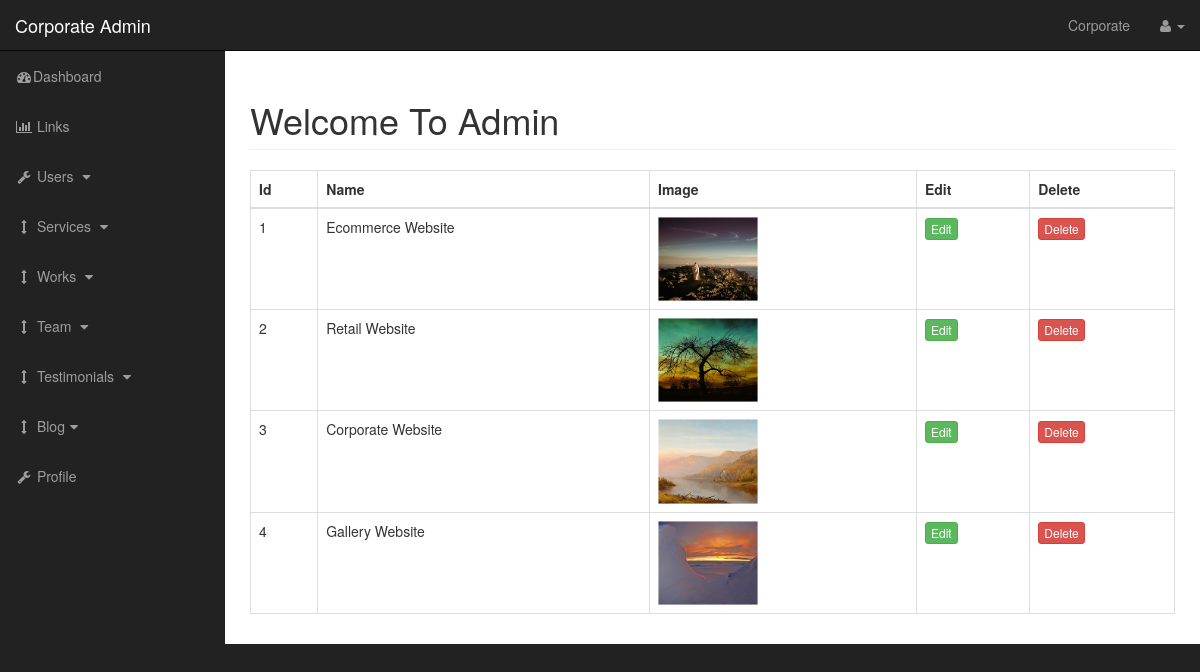
The page /admin/works.php on the database its author committed.
### tables this page shows
CREATE TABLE `works` (
  `work_id` int(11) NOT NULL,
  `work_name` varchar(255) NOT NULL,
  `work_image` varchar(255) NOT NULL
);

### admin/includes/view_all_works.php (the view, shortened to what this page needs)
<form method="post">
    <table class="table table-bordered table-hover">
        <thead>
            <tr>
                <th>Id</th>
                <th>Name</th>
                <th>Image</th>
                <th>Edit</th>
                <th>Delete</th>
            </tr>
        </thead>
        <tbody>
        <?php
        $query = "SELECT * FROM works";
        $select_works = mysqli_query($connection, $query);
        while($row = mysqli_fetch_assoc($select_works)) {
            $work_id = $row['work_id'];
            $work_name = $row['work_name'];
            $work_image = $row['work_image'];
            echo "<tr>";
                echo "<td>{$work_id}</td>";
                echo "<td>{$work_name}</td>";
                echo "<td><img width= '100' class='img-responsive' src='../img/portfolio/{$work_image}' alt='image'></td>";
                echo "<td><a class='btn btn-success btn-xs' href='works.php?source=edit_works&p_id={$work_id}'>Edit</a></td>";
                echo "<td><a onClick=\"javascript: return confirm('Are you sure you want to delete?'); \" class='btn btn-danger btn-xs' href='works.php?delete={$work_id}'>Delete</a></td>";
            echo "</tr>";
        }
        ?>
        </tbody>
    </table>
</form>

### admin/css/sb-admin.css (style rules this page uses)
body { margin-top: 100px; background-color: #222; }
@media (min-width:768px) { body { margin-top: 50px; } }

### rows shown on the page
works: work_id "1", work_name "Ecommerce Website", work_image (picture)
works: work_id "2", work_name "Retail Website", work_image (picture)
works: work_id "3", work_name "Corporate Website", work_image (picture)
works: work_id "4", work_name "Gallery Website", work_image (picture)
